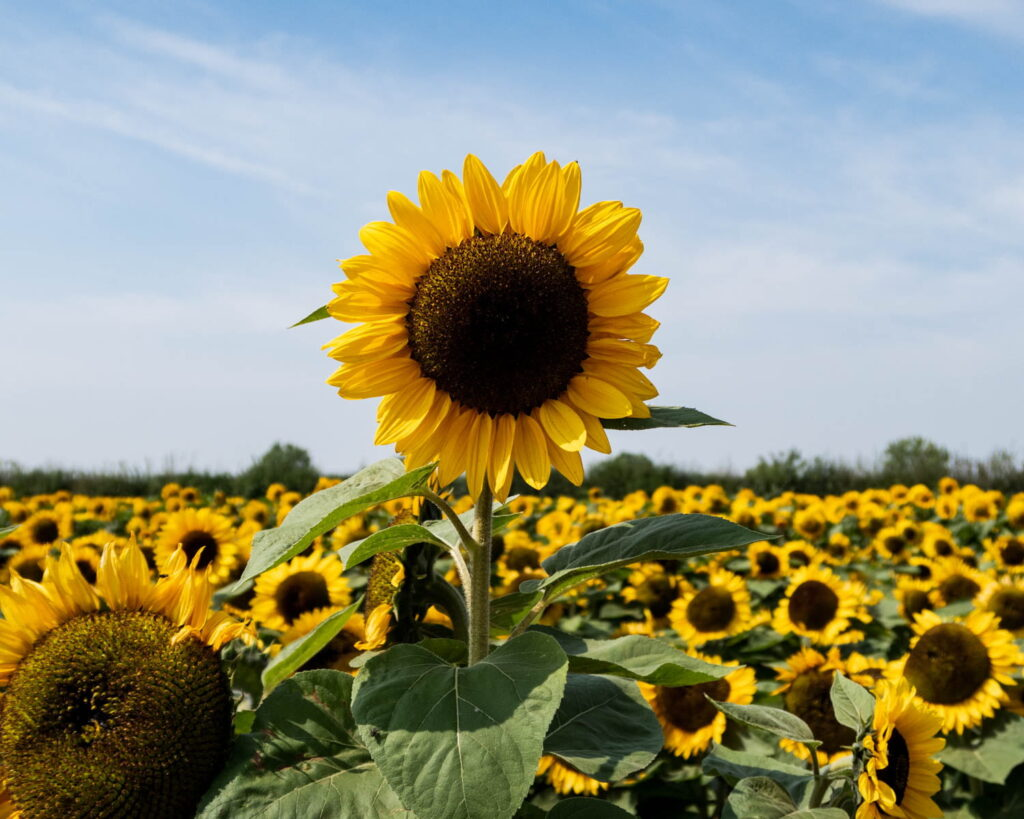
%> input picture original.jpg, 1024 x 819 px
$ octave main.m   (GNU Octave 9; MATLAB toolbox functions it lacks are replaced by stand-ins)
%> lines starting %> are read from the running program, lines starting %| are printed output that depends on the picture
### create_blur_matrix.m
function D = create_blur_matrix(mn, blur)
    mindex = 1:mn;
    nindex = 1:mn;
    for i = 1:blur
%                              vecini
%                            stg     dr
        mindex = [mindex, i+1:mn, 1:mn-i]; % pentru liniile din D
        nindex = [nindex, 1:mn-i, i+1:mn]; % pentru coloanele din D
    end
    D = sparse(mindex, nindex, 1 / (2*blur + 1), mn, mn); % media vec. stg + element curent +
                                                            % + vec. dr
end

% blur - cati vecini la stanga si la dreapta consider pentru mediere

### main.m
clc; clear; close all;

% imagine - matrice - culori alb-negru, 0<=pixel<=1
Image = im2double(rgb2gray(imread('original.jpg')));
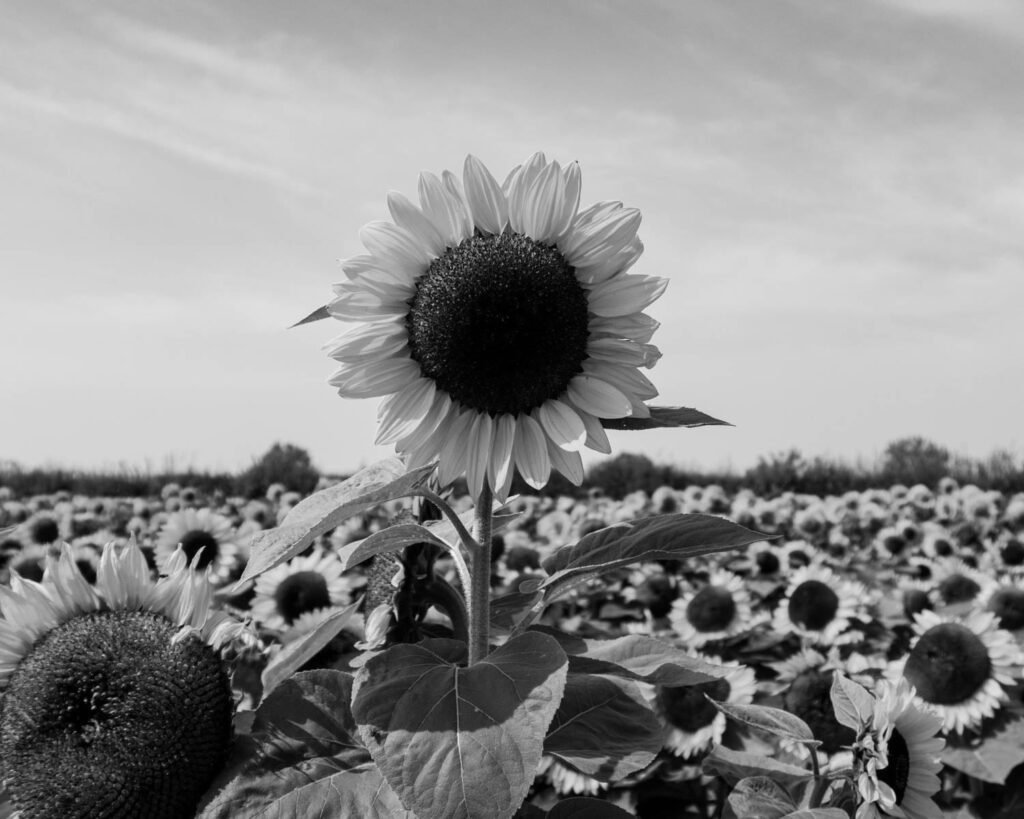
%> Image: size 819x1024 double; min 0, max 0.961, mean 0.557

% redimensionare imagine, sa aiba maxim 100 pe linie/coloana
max_size = 100;
[m, n] = size(Image);
%> m = 819; n = 1024
scale = max_size / max(m, n);
%> scale = 0.0977
Image_resized = imresize(Image, scale); % imagine originala - matrice
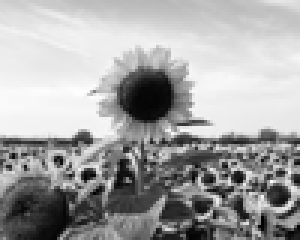
%> Image_resized: size 80x100 double (shown 3 times larger); min -0.0153, max 0.874, mean 0.557; drawn with min black and max white
[m, n] = size(Image_resized);
%> m = 80; n = 100

% numarul de linii din vectorii coloana
mn = m * n;
%> mn = 8000

% imaginea - matrice de pixeli(valori)
x_true = Image_resized(:); % transform imaginea matrice in imagine vector, imaginea originala
%> x_true = 8000 values, max 0.874 at index 2271, min -0.0153 at index 7033, mean 0.557

% valoarea blur-ului, valoare mai mare blur mai mare, valoare mai mica blur mai mic
blur = 10;

% creez matricea de blur(matrice de mediere)
D = create_blur_matrix(mn, blur);

y = D * x_true; % creez imaginea blurata - vector
%> y = 8000 values, max 0.843 at index 34, min 0.104 at index 3874, mean 0.557
Y = reshape(y, m, n); % transform imaginea blurata vector in imagine blurata matrice
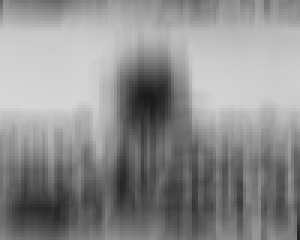
%> Y: size 80x100 double (shown 3 times larger); min 0.104, max 0.843, mean 0.557

% figure;
% subplot(1,2,1); imshow(Image_resized); title('Originala');
% subplot(1,2,2); imshow(Y); title('Blurata');

% Image_resized - imaginea originala sub forma de matrice
% x_true - imaginea originala sub forma de vector
% Y - imaginea blurata sub forma de matrice
% y - imaginea blurata sub forma de vector


% ------------------------------------------------------------------------
%                       CVX
% Rezolvarea problemei de optimizare folosind CVX
tic;
cvx_begin
%> (this line was passed over: cvx_begin is not available in this run)
    variable x(mn)    % variabila de decizie
%> (this line was passed over: variable is not available in this run)
%> (the run ends here)
